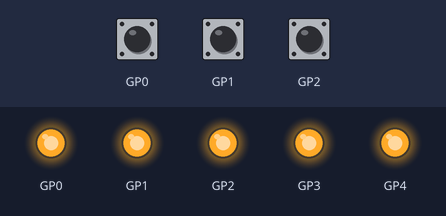
Bench run of a program on a simulated Raspberry Pi Pico running MicroPython. On the bench: output pins drawn as LEDs (lit = HIGH). The inputs (shaded band) are chosen by the test bench; at power-on: GP0 HIGH, GP1 HIGH, GP2 HIGH.

Above: at 1.2 s.
1.3 s: GP0 pulled LOW for 0.15 s
2.9 s: GP1 pulled LOW for 0.15 s
Timing chart, 0 to 5.9 s (numbered marks = the images above; inputs shaded):
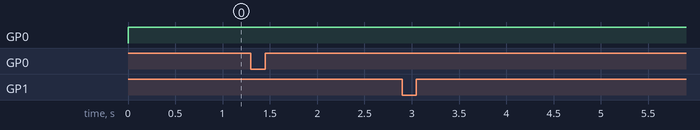

The program:

hello.steptime1.RP2040.py
```python
# (licence header left out)
from machine import Pin,freq
import rp2

@rp2.asm_pio(set_init=rp2.PIO.OUT_HIGH)
def steptimer():
    #
    # initialize
    #
    pull()
    mov(y,osr) # move loop to y
    pull() # move settle to osr
    mov(x,null) # move count to x
    set(pins,1) # turn on pin
    #
    # main loop
    #
    label('main loop')
    #
    # charge up
    #
    set(pindirs,1) # set pin to output
    #
    # settle up
    #
    label('up settle')
    mov(isr,x)
    mov(x,osr)
    label('up settle loop')
    jmp(x_dec,'up settle loop')
    mov(x,isr)
    #
    # discharge
    #
    set(pindirs,0) # set pin to input
    #
    # time down
    #
    label('down loop')
    jmp(pin,'down jump')
    jmp('down continue')
    label('down jump')
    jmp(x_dec,'down loop')
    #
    # loop
    #
    label('down continue')
    jmp(y_dec,'main loop')
    #
    # push count
    #
    mov(isr,x)
    push()

class steptime:
    def __init__(self,sm_id,pin):
        self._sm = rp2.StateMachine(sm_id,steptimer,
            jmp_pin=pin,set_base=pin)
        self._sm.active(True)
        self.get = self._sm.get
        self.put = self._sm.put

freq(250000000)

step0 = steptime(0,0)
step1 = steptime(1,1)
step2 = steptime(2,2)
step3 = steptime(3,4) # these are flipped in pinout
step4 = steptime(4,3) # "

loop = 200
settle = 20000

min0 = min1 = min2 = min3 = min4 = 1e6

while True:
    step0.put(loop)
    step0.put(settle)
    result0 = 4294967296-step0.get() # +1 for init 0
    if (result0 < min0): min0 = result0
    step1.put(loop)
    step1.put(settle)
    result1 = 4294967296-step1.get()
    if (result1 < min1): min1 = result1
    step2.put(loop)
    step2.put(settle)
    result2 = 4294967296-step2.get()
    if (result2 < min2): min2 = result2
    step3.put(loop)
    step3.put(settle)
    result3 = 4294967296-step3.get()
    if (result3 < min3): min3 = result3
    step4.put(loop)
    step4.put(settle)
    result4 = 4294967296-step4.get()
    if (result4 < min4): min4 = result4
    print(f"7500,{result0-min0},{result1-min1},{result2-min2},\
       {result3-min3},{result4-min4}") # 7500 for scale
```
